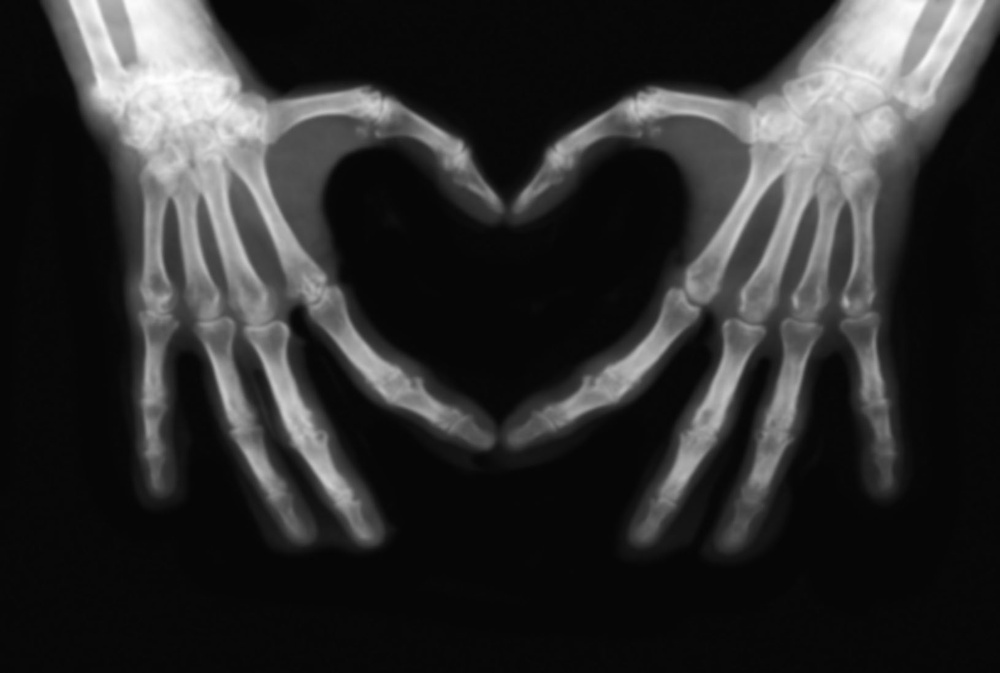
#> input picture E - 通识+专业课程资料/第6学期-机器视觉/Codes/work3/3-1.jpg, 1000 x 673 px, shrunk from 1631 x 1097 before the run
$ python Roberts.py
#> lines starting #> are read from the running program, lines starting #| are printed output that depends on the picture
import numpy as np
import matplotlib.pyplot as plt
from PIL import Image

img = Image.open("3-1.jpg")
#> img is the input picture: PIL image 1000x673 RGB; min 4, max 255, mean 46
img_gray = img.convert("L")
img_arr = np.array(img_gray)
h,w = img_arr.shape
#> h = 673; w = 1000

img_robert = np.zeros((h,w))

filter_robert_x = np.matrix([[-1,0],[0,1]])
filter_robert_y = np.matrix([[0,-1],[1,0]])
for i in range(1,h-1):
    for j in range(1,w-1):
        img_robert[i,j] = abs(np.sum(np.multiply(img_arr[i-1:i+1,j-1:j+1],filter_robert_x))) + abs(np.sum(np.multiply(img_arr[i-1:i+1,j-1:j+1],filter_robert_y)))
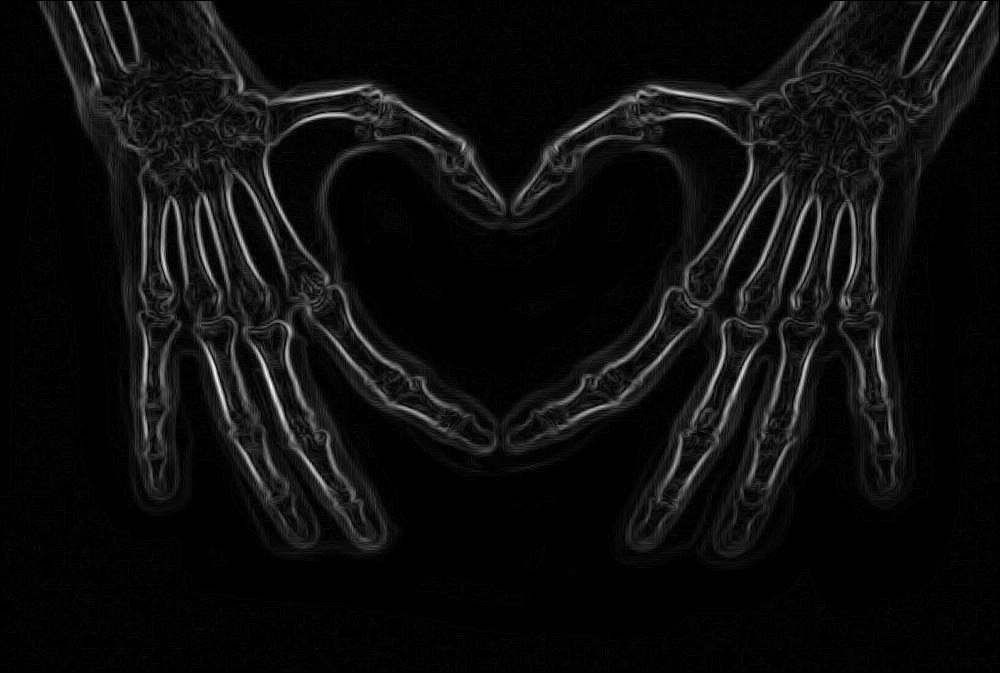
#> img_robert: shape (673, 1000) float64; min 0, max 71, mean 3.8; drawn with min black and max white

img2 = img_arr - img_robert
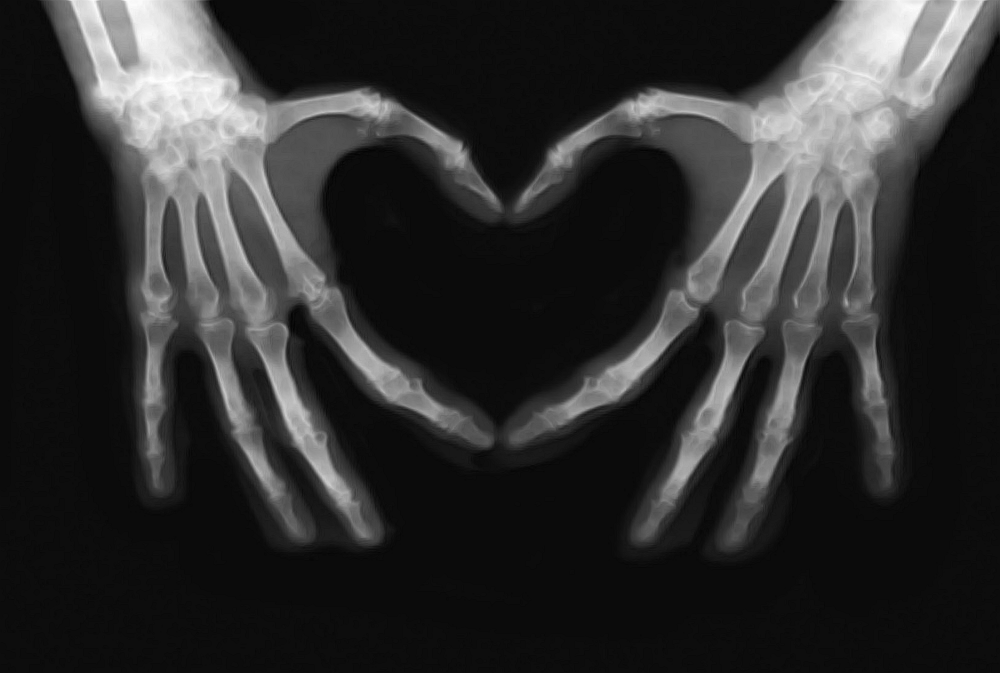
#> img2: shape (673, 1000) float64; min -6, max 254, mean 42.3; drawn with min black and max white
img_robert = np.uint8(img_robert)
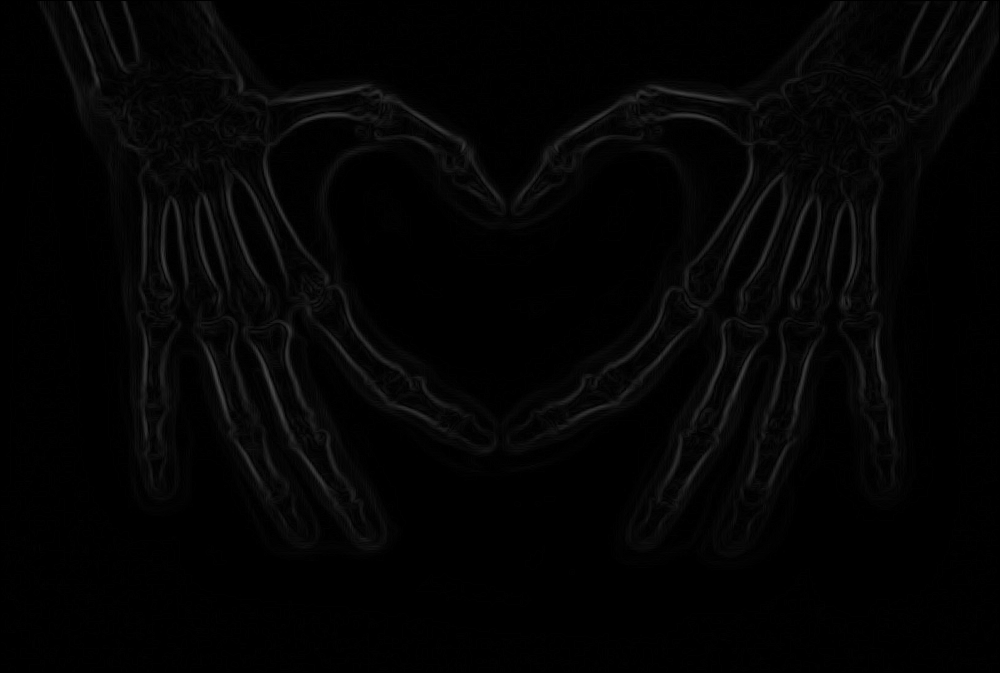
#> img_robert: shape (673, 1000); min 0, max 71, mean 3.8
im2 = np.uint8(img2)

plt.title("roberts")
plt.imshow(img_robert,cmap="gray")
plt.show()

plt.title("img2")
plt.imshow(img2,cmap="gray")
plt.show()
